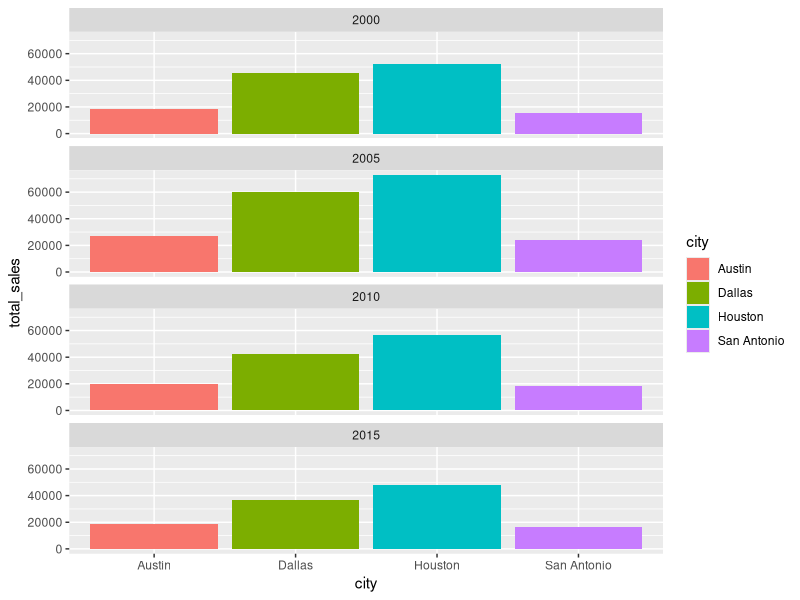
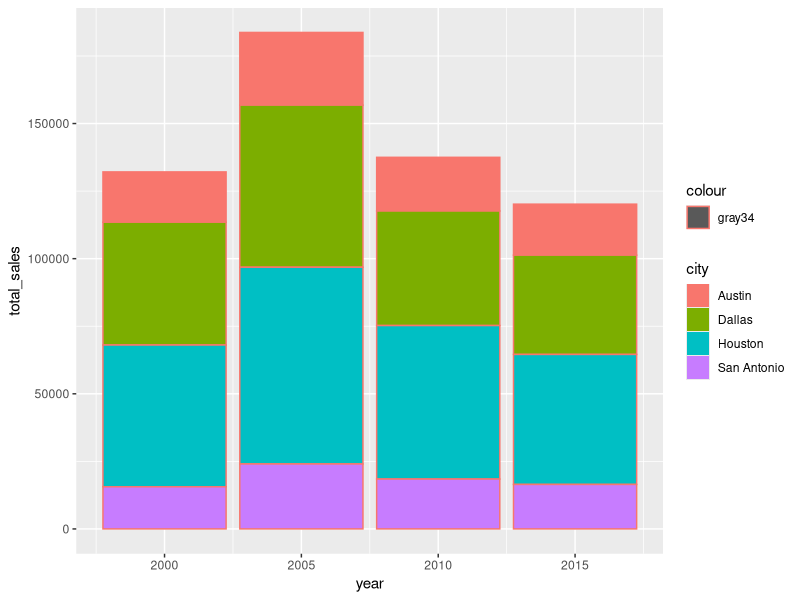
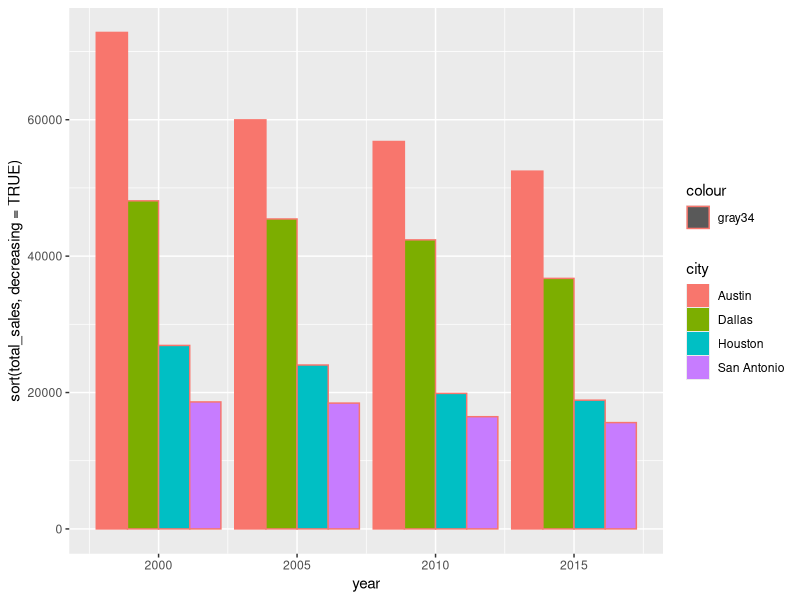

Generate these figures, in order, with R:
## ---- chunk 1
library(knitr)
library(tidyverse)
opts_chunk$set(fig.align="center", fig.height=4, fig.width=5.5)

# Preparación de los datos:
txhouse <- txhousing %>%
  filter(city %in% c('Austin', 'Houston', 'San Antonio', 'Dallas')) %>%
  filter(year %in% c('2000', '2005', '2010', '2015')) %>%
  group_by(city, year) %>%
  summarize(total_sales = sum(sales))
  
## ---- chunk 2
txhouse
## ---- chunk 3
# tu código va aquí
txhouse %>% 
  ggplot(aes(city, total_sales,
             fill = city)) +
  geom_col() +
  facet_wrap(~year, ncol = 1)
## ---- chunk 4
# tu código va aquí
txhouse %>% 
  ggplot(aes(year, total_sales,
             color = "gray34",
             fill  = city)) +
  geom_col()
## ---- chunk 5
# tu código va aquí
txhouse %>% 
  ggplot(aes(x = year, y = sort(total_sales, decreasing = TRUE),
             color = "gray34",
             fill  = city)) +
  geom_col(position = "dodge")
